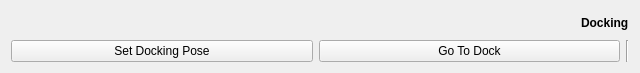
<?xml version="1.0" encoding="UTF-8"?>
<ui version="4.0">
 <class>Form</class>
 <widget class="QWidget" name="Form">
  <property name="geometry">
   <rect>
    <x>0</x>
    <y>0</y>
    <width>640</width>
    <height>73</height>
   </rect>
  </property>
  <property name="sizePolicy">
   <sizepolicy hsizetype="Minimum" vsizetype="Minimum">
    <horstretch>0</horstretch>
    <verstretch>0</verstretch>
   </sizepolicy>
  </property>
  <property name="windowTitle">
   <string>Form</string>
  </property>
  <property name="styleSheet">
   <string notr="true">QWidget[styleit=true] {border-style: solid;
border-width: 2px;
border-right-color: rgb(136, 138, 133);}
</string>
  </property>
  <property name="styleit" stdset="0">
   <bool>true</bool>
  </property>
  <layout class="QVBoxLayout" name="verticalLayout">
   <item>
    <layout class="QHBoxLayout" name="horizontalLayout_2">
     <item>
      <spacer name="horizontalSpacer">
       <property name="orientation">
        <enum>Qt::Horizontal</enum>
       </property>
       <property name="sizeHint" stdset="0">
        <size>
         <width>40</width>
         <height>20</height>
        </size>
       </property>
      </spacer>
     </item>
     <item>
      <widget class="QLabel" name="label">
       <property name="font">
        <font>
         <weight>75</weight>
         <bold>true</bold>
        </font>
       </property>
       <property name="text">
        <string>Docking</string>
       </property>
      </widget>
     </item>
    </layout>
   </item>
   <item>
    <layout class="QHBoxLayout" name="horizontalLayout">
     <item>
      <widget class="ROSServiceClientQButton" name="setDockingPoseButton">
       <property name="text">
        <string>Set Docking Pose</string>
       </property>
      </widget>
     </item>
     <item>
      <widget class="ROSServiceClientQButton" name="goToDockButton">
       <property name="text">
        <string>Go To Dock</string>
       </property>
      </widget>
     </item>
     <item>
      <widget class="Line" name="line">
       <property name="orientation">
        <enum>Qt::Vertical</enum>
       </property>
      </widget>
     </item>
    </layout>
   </item>
  </layout>
 </widget>
 <customwidgets>
  <customwidget>
   <class>ROSServiceClientQButton</class>
   <extends>QPushButton</extends>
   <header>widgets/ros_widgets/ros_service_client_button</header>
  </customwidget>
 </customwidgets>
 <resources/>
 <connections/>
</ui>
